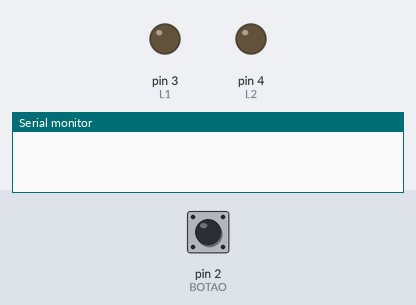
The sketch below on a simulated Arduino Uno, built with avr-gcc and run on an emulated ATmega328P. On the bench: output pins drawn as LEDs (lit = HIGH), the last lines printed to the serial monitor. The test bench sets the inputs (shaded band); at power-on: pin 2 (BOTAO) HIGH.

Above: at 1.2 s.
1.3 s: pin 2 (BOTAO) pulled LOW for 0.15 s
At 2.2 s:
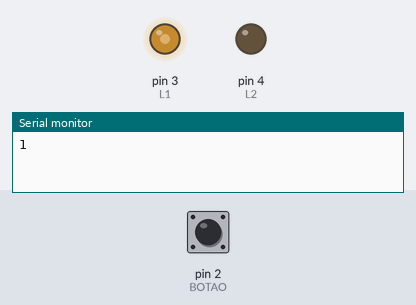
2.9 s: pin 2 (BOTAO) pulled LOW for 1 s
At 3.5 s:
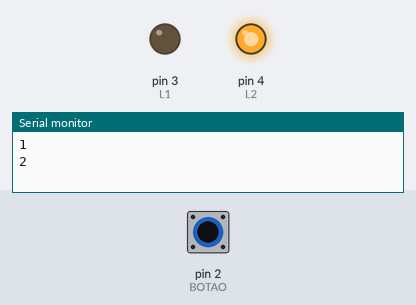
5.4 s: pin 2 (BOTAO) pulled LOW for 0.15 s
At 6.6 s:
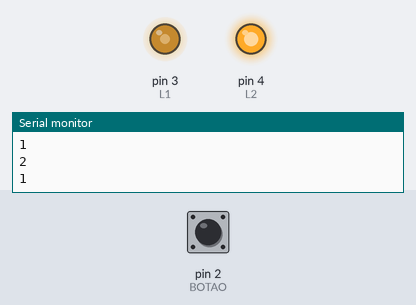
7.0 s: pin 2 (BOTAO) pulsed LOW 5 times (0.12 s each, 0.3 s apart)
At 7.8 s:
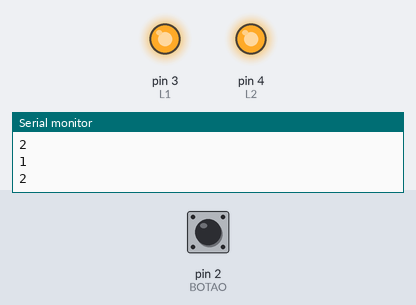
10.0 s: pin 2 (BOTAO) pulled LOW for 3.2 s
At 11.3 s:
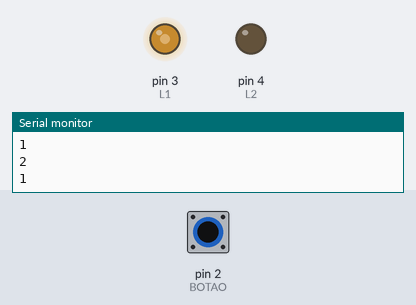
14.7 s: pin 2 (BOTAO) pulled LOW for 0.15 s
At 15.6 s:
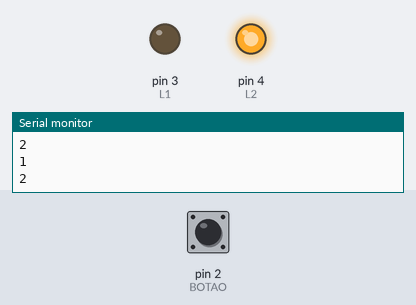
Timing chart, 0 to 17.3 s (numbered marks = the images above; inputs shaded):
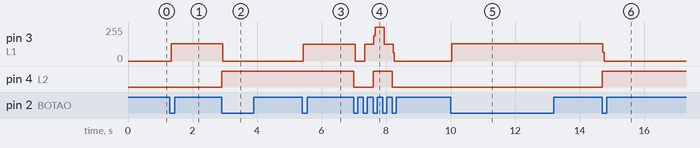

The sketch:

exemploInterrup.ino
```cpp
#include "TimerOne.h"

#define BOTAO 2

#define L1 3
#define L2 4

int i;

void setup() {
  pinMode(L1, OUTPUT);
  pinMode(L2, OUTPUT);

  Serial.begin(115200);
  attachInterrupt(digitalPinToInterrupt(BOTAO), funcao, FALLING);

  i=0;
}

void loop() {
  if(i == 1){
    digitalWrite(L1, !digitalRead(L1));
  }else if(i == 2){
    digitalWrite(L2, !digitalRead(L2));
    i=0;
  }


}

void funcao(){
  i++;
  Serial.println(i);
  //delay(600);
}
```

Measured:
- after the input at 1.3 s, pin 3 (L1): 0/255 → 128/255 at once
- after the input at 2.9 s, pin 3 (L1): 128/255 → 0/255 at once; pin 4 (L2): LOW → HIGH at once
- after the input at 5.4 s, pin 3 (L1): 0/255 → 127/255 at once
- after the input at 7.0 s, pin 3 (L1): 127/255 → 0/255 at once, → 127/255 0.30 s later, → 255/255 0.28 s later, → 127/255 0.32 s later, … (5 changes in this stretch); pin 4 (L2): HIGH → LOW at once, → HIGH 0.60 s later, → LOW 0.60 s later
- after the input at 10.0 s, pin 3 (L1): 0/255 → 128/255 at once
- after the input at 14.7 s, pin 3 (L1): 128/255 → 0/255 at once; pin 4 (L2): LOW → HIGH at once
